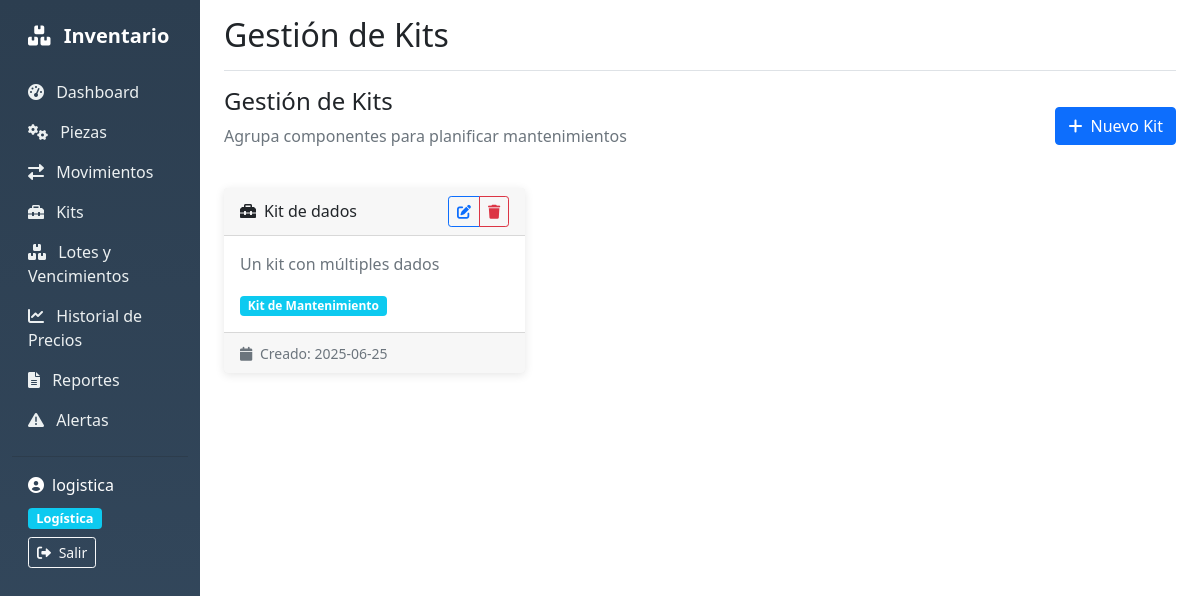
Page /kits (signed in) on the committed database.
### tables this page shows
CREATE TABLE kits (
            id INTEGER PRIMARY KEY AUTOINCREMENT,
            nombre TEXT NOT NULL,
            descripcion TEXT,
            created_at TIMESTAMP DEFAULT CURRENT_TIMESTAMP
        );

### app.py (the view)
@app.route('/kits')
def kits():
    if 'user_id' not in session:
        return redirect(url_for('login'))
    conn = get_db_connection()
    kits = conn.execute('SELECT * FROM kits ORDER BY id DESC').fetchall()
    conn.close()
    return render_template('kits.html', kits=kits)

### app.py (called while the page is built)
def get_db_connection():
    conn = sqlite3.connect(DATABASE)
    conn.row_factory = sqlite3.Row
    return conn

### templates/kits.html (shortened to what this page needs)
{% extends "base.html" %}
{% block page_title %}Gestión de Kits{% endblock %}
{% block content %}
<div class="d-flex justify-content-between align-items-center mb-4">
    <div>
        <h4>Gestión de Kits</h4>
        <p class="text-muted">Agrupa componentes para planificar mantenimientos</p>
    </div>
    <button class="btn btn-primary" data-bs-toggle="modal" data-bs-target="#modalKit">
        <i class="fas fa-plus me-2"></i>Nuevo Kit
    </button>
</div>
<div class="row">
    {% for kit in kits %}
    <div class="col-md-6 col-lg-4 mb-4">
        <div class="card h-100">
            <div class="card-header d-flex justify-content-between align-items-center">
                <h6 class="mb-0">
                    <i class="fas fa-toolbox me-2"></i>{{ kit.nombre }}
                </h6>
                <div class="btn-group btn-group-sm">
                    <button class="btn btn-outline-primary" onclick="editarKit({{ kit.id }})" title="Editar">
                        <i class="fas fa-edit"></i>
                    </button>
                    <button class="btn btn-outline-danger" onclick="eliminarKit({{ kit.id }})" title="Eliminar">
                        <i class="fas fa-trash"></i>
                    </button>
                </div>
            </div>
            <div class="card-body">
                <p class="text-muted">{{ kit.descripcion or 'Sin descripción' }}</p>
                <div class="mt-3">
                    <span class="badge bg-info">Kit de Mantenimiento</span>
                </div>
            </div>
            <div class="card-footer">
                <small class="text-muted">
                    <i class="fas fa-calendar me-1"></i>
                    Creado: {% if kit.created_at %}{{ kit.created_at[:10] }}{% else %}N/A{% endif %}
                </small>
            </div>
        </div>
    </div>
    {% endfor %}
</div>
{% endblock %}

### templates/base.html (style rules this page uses)
.card { border: none; box-shadow: 0 2px 10px rgba(0,0,0,0.1); }

### rows in the picture
kits: nombre "Kit de dados", descripcion "Un kit con múltiples dados", created_at "2025-06-25"

### other values in the picture
{{ session.username }} "logistica"
{{ session.rol }} "Logística"
